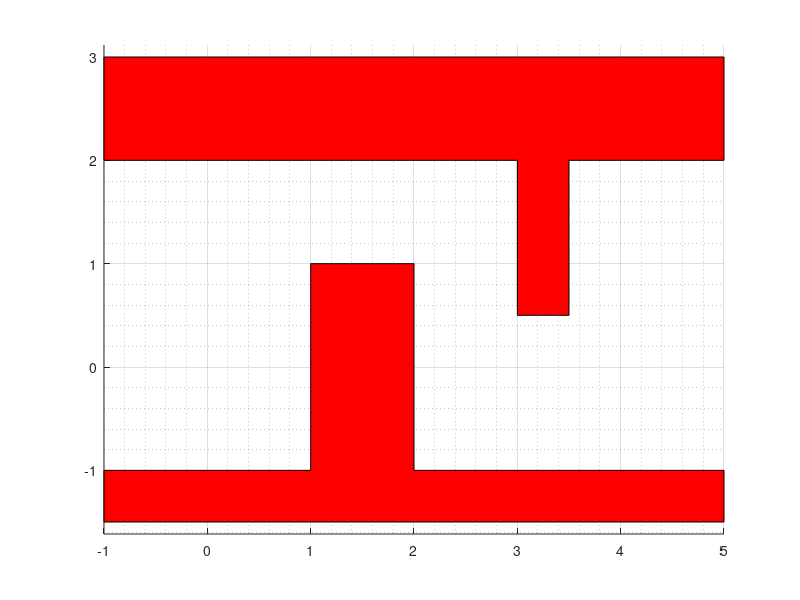

The MATLAB script that drew this image: (Note: this script raises an error after producing the figure.)
dbstop if error
clc;
close all;
clear all;
patchlowx = [-1, -1, 1, 1, 2, 2, 5, 5];
patchlowy = [-1.5, -1, -1, 1, 1, -1, -1, -1.5];
patchhighx = [-1, -1, 3, 3, 3.5, 3.5, 5, 5];
patchhighy = [3, 2, 2, 0.5, 0.5, 2, 2, 3];
figure
hold on
axis equal
patch(patchlowx,patchlowy,'red')
patch(patchhighx,patchhighy,'red')
grid on
grid minor

%Defina las variables:
ts = [0,34,68,78,87.8,100,120];
inter_speed = 0.07071;
x_d_list = [0,1,3,3,3.5,4,4];
vx_d_list = [0,inter_speed,0,0,inter_speed,0,0];
y_d_list = [0,1.15,0,0,0.35,1,1];
vy_d_list = [0,inter_speed,0,0,inter_speed,0,0];

max_speed = 0.1;
N = 1000;

x = [];
y = [];
speeds = [];
time = [];

for i = 1:size(ts,2)-1
    t0 = ts(i);
    tf = ts(i+1);
    x_d = x_d_list(i:i+1);
    vx_d = vx_d_list(i:i+1);
    y_d = y_d_list(i:i+1);
    vy_d = vy_d_list(i:i+1);
    coefsx = mypolcoefs(t0,tf,x_d, vx_d);
    coefsy = mypolcoefs(t0,tf,y_d, vy_d);
    times = linspace(t0, tf, N);
    [x_tmp,xdot] = mypol(t0,tf,coefsx, N);
    [y_tmp,ydot] = mypol(t0,tf,coefsy, N);
    [speeds_tmp, speed_ok]=speed_valid(xdot,ydot, max_speed);
    disp(speed_ok);
    x = [x,x_tmp];
    y = [y,y_tmp];
    speeds = [speeds,speeds_tmp];
    time = [time, linspace(ts(i),ts(i+1),N)];
end

plot(x,y,color='blue')
hold on
for i=1:(size(ts,2)-1)*N
    rectangle('Position',[x(i)-0.1,y(i)-0.1,0.2,0.2],'Curvature',[1 1])
    hold on
end

figure(2)
subplot(3,1,1)
plot(time,speeds,color='black')
subplot(3,1,2)
plot(time,x,color='black')
subplot(3,1,3)
plot(time,y,color='black')
